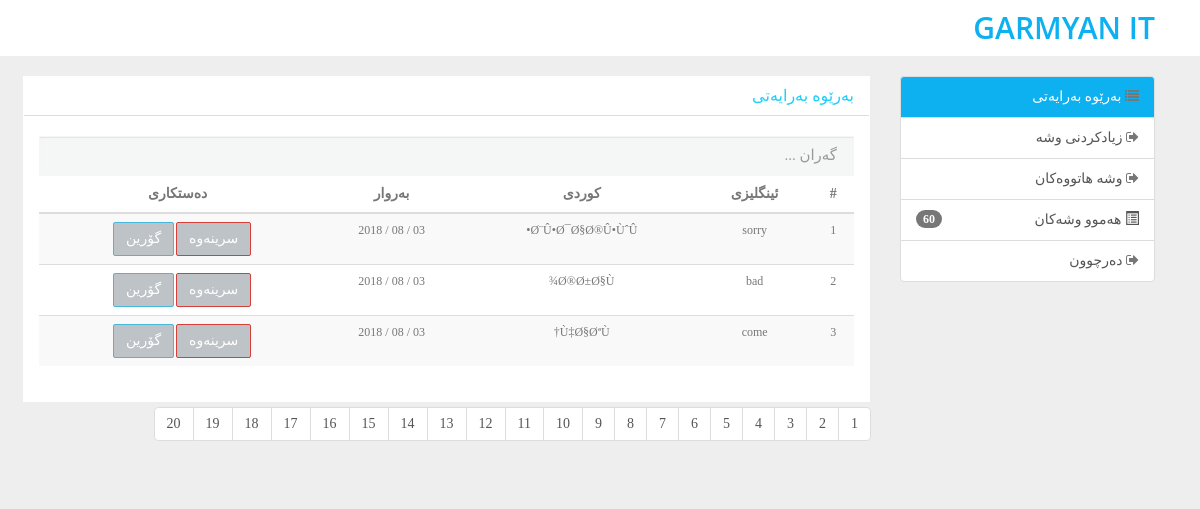
The page /admin/index.php (signed in) on the database its author committed.
### tables this page shows
CREATE TABLE IF NOT EXISTS `dic` (
  `id` int(11) NOT NULL AUTO_INCREMENT,
  `english` varchar(100) NOT NULL,
  `kurdish` varchar(100) NOT NULL,
  `active` int(11) NOT NULL,
  `d_date` varchar(255) NOT NULL,
  PRIMARY KEY (`id`)
);

### admin/index.php (the view, shortened to what this page needs)
<?php include_once("include/header.php"); ?>
<?php include_once("include/aside.php"); ?>
         <section id="main" style="margin-bottom:20px;">
           <div class="container">
             <div class="row">
               <div class="col-md-9">
                   <div class="panel panel-default">
                     <div class="panel-heading">
                       <h3 class="panel-title">بەرێوە بەرایەتی</h3>
                     </div>
                     <br>
                     <div class="col-md-12">
                       <form class="" action="search.php" method="post">
                           <input class="form-control" type="text" name="garan" placeholder="گەران ...">
                       </form>
                    </div>
                    <br>
                     <div class="panel-body">
                       <table class="table table-striped table-hover">
                         <thead>
                           <tr>
                             <th style="text-align: center;">#</th>
                             <th style="text-align: center;">ئینگلیزی</th>
                             <th style="text-align: center;">کوردی</th>
                              <th style="text-align: center;">بەروار</th>
                             <th style="text-align: center;">دەستکاری</th>
                           </tr>
                         </thead>
                         <tbody>
                           <?php
$per_page = 3;
if(isset($_GET['page'])) {
$page = $_GET['page'];
} else {
  $page = "";
}
if($page == "" || $page == 1) {
  $page_1 = 0;
} else {
  $page_1 = ($page * $per_page) - $per_page;
}
$post_query_count = "SELECT * FROM dic";
$find_count = mysqli_query($conect,$post_query_count);
$count = mysqli_num_rows($find_count);
$count  = ceil($count /$per_page);
                           $selectpost = mysqli_query($conect, "SELECT * FROM dic WHERE active = '2' ORDER BY id DESC LIMIT  $page_1, $per_page");
                           $num = 1;
                           while ($rowpost = mysqli_fetch_assoc($selectpost)) {
                             echo '
                             <tr>
                             <td style="color:#777;text-align:center;">'.$num.'</td>
                             <td style="color:#777;text-align:center;">'.$rowpost['english'].'</td>
                             <td style="color:#777;text-align:center;">'.$rowpost['kurdish'].'</td>
                             <td style="color:#777;text-align:center;">'.$rowpost['d_date'].'</td>
                             <td style="color:#777;text-align:center;">
                               <button class="btn btn-danger "><a href="index.php?delete='.$rowpost['id'].'">سرینەوە </a></button>
                               <button class="btn btn-info"><a href="editeword.php?id='.$rowpost['id'].'"> گۆرین </a></button>
                             </td>
                             </tr>
                             ';
                             $num++;
                           }
                            ?>
                         </tbody>
                         </table>
                     </div>
                   </div>
<ul class="pagination">
    <?php
    for($i =1; $i <= $count; $i++) {
    if($i == $page) {
         echo "<li '><a class='active_link' href='index.php?page={$i}'>{$i}</a></li>";
    }  else {
        echo "<li '><a href='index.php?page={$i}'>{$i}</a></li>";
    }
    }
     ?>
    </ul>
               </div>
             </div>
         </section>

### admin/include/header.php (shortened to what this page needs)
<!DOCTYPE html>
<html lang="ar">
  <head>
    <link href="css/bootstrap.min.css" rel="stylesheet">
    <link href="css/bootstrap-rtl.min.css" rel="stylesheet">
    <link href="css/style.css" rel="stylesheet">
    <link href="css/min.css" rel="stylesheet">
    <link rel="stylesheet" href="css/font-awesome/css/font-awesome.min.css">
    <link href="http://services.webchin.org/web-fonts/web-font?font=droidkufiregular" rel="stylesheet" type="text/css">
  </head>
     <body>
      <nav class="navbar navbar-inverse">
          <div class="container">
              <div class="navbar-header">
                <a class="navbar-brand" href="http://garmyanit.blogspot.com/" target="_blank"   style="margin-right:-0px;color: #0EB1F0;font-weight: 600;"> GARMYAN IT</a>
              </div>
          </div>
     </nav>
    <section class="container">

### admin/include/aside.php
<div class="col-md-3 left">
  <div class="list-group">
      <a style="background:#0EB1F0; color:#fff;" href="index.php"  class="list-group-item"><i class="fa fa-list" aria-hidden="true"></i> بەرێوە بەرایەتی</a>
      <?php
      $shw = mysqli_query($conect, "SELECT count(id) FROM dic");
      $result = mysqli_fetch_assoc($shw);
       ?>
        <a href="addword.php" class="list-group-item"><i class="fa fa-sign-out" aria-hidden="true"></i> زیادکردنی وشە</a>
        <a href="active.php" class="list-group-item"><i class="fa fa-sign-out" aria-hidden="true"></i> وشە هاتووەکان</a>
      <a href="#" class="list-group-item"><span class="glyphicon glyphicon-list-alt" aria-hidden="true"></span> هەموو وشەکان <span class="badge"> <?php echo  $result['count(id)'];?></span></a>
     <a href="loguot.php" class="list-group-item"><i class="fa fa-sign-out" aria-hidden="true"></i> دەرچوون</a>
 </div>
</div>

### css/style.css (style rules this page uses)
body { font-family: "Droid Arabic Naskh","Helvetica Neue",Helvetica,Arial,sans-serif; font-size: 14px; line-height: 1.42857143; color: #333; background-color: #EEF3F6; }
.btn { margin: 0px -5px; margin-left: 4px; background: #bdc3c7; color: #fff; border-radius: 2px; }
.btn a { color: #fff; text-decoration: none; }
input[type="text"] { display: block; width: 100%; height: 39px; padding: 8px 16px; font-size: 15px; line-height: 1.42857143; color: #555555; background-color: #f5f7f7; background-image: none; border: 1px solid transparent; border-radius: 0; -webkit-box-shadow: inset 0 1px 1px rgba(0, 0, 0, 0.075); box-shadow: inset 0 1px 1px rgba(0, 0, 0, 0.075); -webkit-transition: border-color ease-in-out .15s, box-shadow ease-in-out .15s; -o-transition: border-color ease-in-out .15s, box-shadow ease-in-out .15s; transition: border-color ease-in-out }

### admin/css/min.css (style rules this page uses)
body { font-family: "Droid Arabic Kufi"; font-size:14px; background: #eee; }
.panel { margin-bottom: 0px; background-color: #ffffff; border: 1px solid transparent; border-radius: 0; -webkit-box-shadow: 0 0px 0px rgba(0, 0, 0, 0.00); box-shadow: 0 0px 0px rgba(0, 0, 0, 0.00); }
.panel-default > .panel-heading { background-color: #fff; color: #1ad0f9; border-bottom: 1px solid #ddd; font-size: 16px; }
ol, ul { margin-top: 0; margin-bottom: 10px; color: #777; margin-right: -20px; }
.navbar-inverse { background: #222; padding-top: 46px; padding: 3px 0px; }
.navbar-inverse { background: #222; }
h3 { font-size: 16px; }
.info_post, i, p { color: #777; }
.panel-body { color: #828181; font-size: 12px; }
.navbar-inverse { background: #FFFFFF; border-radius: 0px; border: 0; }
.navbar-brand { margin-right: 2px; font-size: 30px; font-family: "Open Sans", sans-serif; }
button a { color: #fff; text-decoration: none; }
input[type="text"] { background-color: #f5f7f7; -webkit-transition: all 0.3s; border-radius: 0px; height: 40px; }
thead { font-size: 14px; color: #777; }
.pagination { display: inline-block; margin-top: 5px; margin-bottom: 15px; }
.pagination a { line-height: 1.25; color: #2B8ECC; background-color: #fff; border: 1px solid #ddd; padding: 2px 10px; }
.pagination li a { color: #555; }

### rows shown on the page
dic: english "sorry", kurdish "Ø¨Û•Ø¯Ø§Ø®Û•ÙˆÛ•", d_date "03 / 08 / 2018"
dic: english "bad", kurdish "Ø®Ø±Ø§Ù¾", d_date "03 / 08 / 2018"
dic: english "come", kurdish "Ù‡Ø§ØªÙ†", d_date "03 / 08 / 2018"

### other values the page prints
$result['count(id)'] "60"
